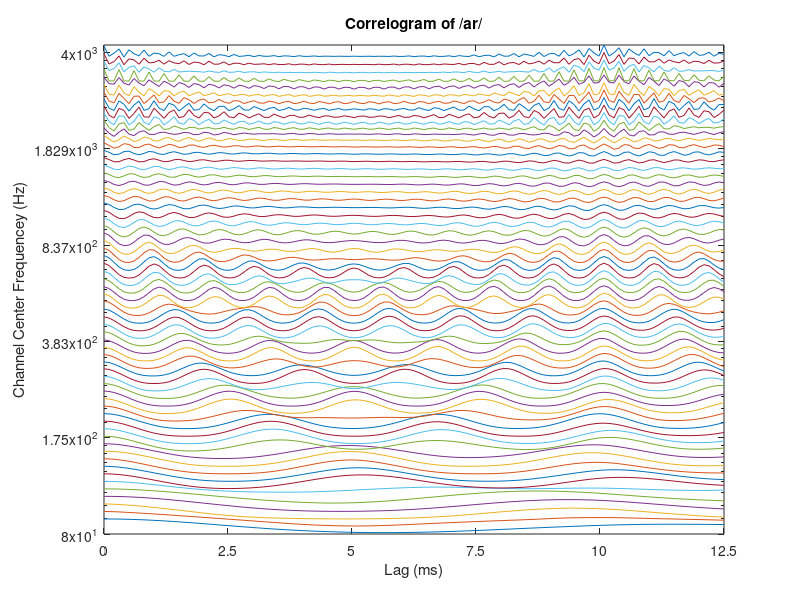
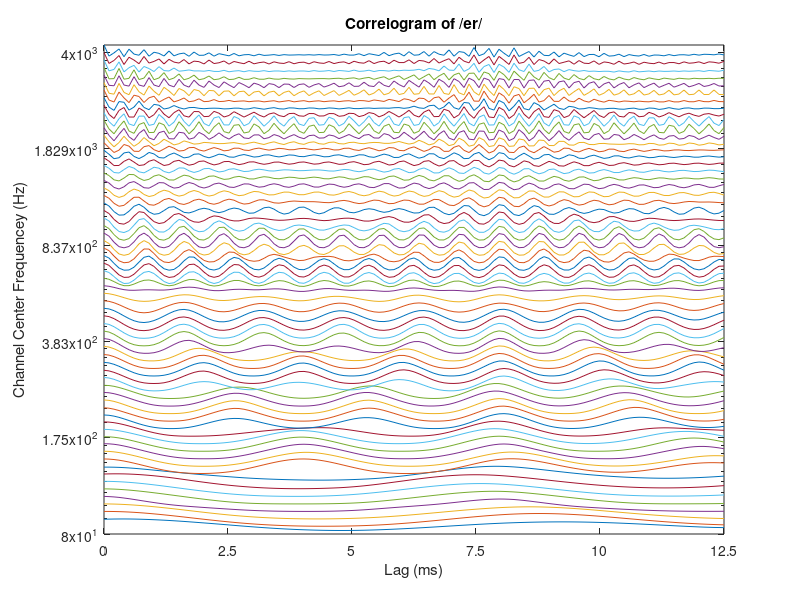

Reproduce these figures in MATLAB, in order.
clear;

% load data
data_ar0 = load('ar0.dat');
data_er4 = load('er4.dat');

% reshape data
data_ar0 = reshape(data_ar0, 64, 325);
data_er4 = reshape(data_er4, 64, 325);

% normalized data
data_ar0 = bsxfun(@rdivide, data_ar0, sum(data_ar0));
data_ar0(isnan(data_ar0)) = 0;
data_er4 = bsxfun(@rdivide, data_er4, sum(data_er4));
data_er4(isnan(data_er4)) = 0;

% calculating correlations
cor_ar0 = zeros(64, 125);
cor_er4 = zeros(64, 125);
for i = 1:125
    cor_ar0(:, i) = sum(data_ar0(:, 126:325) .* data_ar0(:, (126 - i + 1:325 - i + 1)), 2);
    cor_er4(:, i) = sum(data_er4(:, 126:325) .* data_er4(:, (126 - i + 1:325 - i + 1)), 2);
end

% normalize correlations
cor_ar0 = bsxfun(@rdivide, cor_ar0, max(cor_ar0, [], 2));
cor_ar0(isnan(cor_ar0)) = 0;
cor_er4 = bsxfun(@rdivide, cor_er4, max(cor_er4, [], 2));
cor_er4(isnan(cor_er4)) = 0;

% draw the figures
lag = linspace(0, 12.5, 125);

figure(1);
for i = 1:64
    semilogy(lag, exp((log(80) + (log(4000) - log(80)) / 64 * (i - 1))) + (exp(log(80) + (log(4000) - log(80)) / 64 * (i + 1)) - exp(log(80) + (log(4000) - log(80)) / 64 * (i - 1))) * cor_ar0(i,:));
    hold on;
end
axis([0 12.5 80 inf]);
title('Correlogram of /ar/');
xlabel('Lag (ms)');
ylabel('Channel Center Frequencey (Hz)');
set(gca,'XTick', [0.0 2.5 5.0 7.5 10.0 12.5], 'YTick', [80, round(exp(log(80) + (log(4000) - log(80)) / 5)),round(exp(log(80) + (log(4000) - log(80)) / 5 * 2)), round(exp(log(80) + (log(4000) - log(80)) / 5 * 3)), round(exp(log(80) + (log(4000) - log(80)) / 5 * 4)), 4000]);

figure(2);
for i = 1:64
    semilogy(lag, exp((log(80) + (log(4000) - log(80)) / 64 * (i - 1))) + (exp(log(80) + (log(4000) - log(80)) / 64 * (i + 1)) - exp(log(80) + (log(4000) - log(80)) / 64 * (i - 1))) * cor_er4(i,:));
    hold on;
end
axis([0 12.5 80 inf]);
title('Correlogram of /er/');
xlabel('Lag (ms)');
ylabel('Channel Center Frequencey (Hz)');
set(gca,'XTick', [0.0 2.5 5.0 7.5 10.0 12.5], 'YTick', [80, round(exp(log(80) + (log(4000) - log(80)) / 5)),round(exp(log(80) + (log(4000) - log(80)) / 5 * 2)), round(exp(log(80) + (log(4000) - log(80)) / 5 * 3)), round(exp(log(80) + (log(4000) - log(80)) / 5 * 4)), 4000]);

% pooling and pitch detection
pool_ar0 = sum(cor_ar0);
pool_er4 = sum(cor_er4);
h_bound = 1 / 222 * 10000;
l_bound = 1 / 80 * 10000;
[height_ar0, sample_ar0] = max(pool_ar0(floor(h_bound):ceil(l_bound)));
[height_er4, sample_er4] = max(pool_er4(floor(h_bound):ceil(l_bound)));
pitch_ar0 = round(1 / (sample_ar0 / 10000));
pitch_er4 = round(1 / (sample_er4 / 10000));
disp(['The pitch of ar0 is: ', int2str(pitch_ar0), ' Hz']);
disp(['The pitch of er4 is: ', int2str(pitch_er4), ' Hz']);
